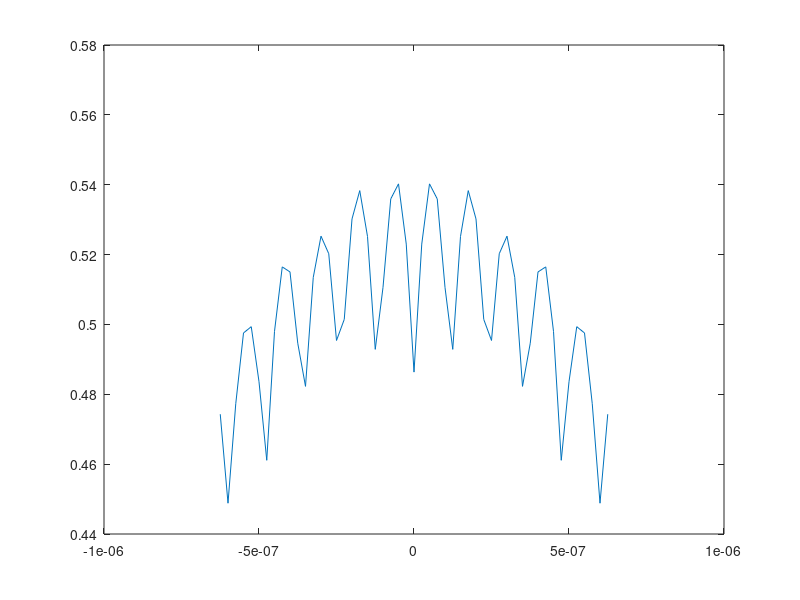

MATLAB code to generate this figure:
freq = 2e6;
omega = 2*pi * freq;
reflectiecoeff = 0.8; %percentage verlies per trip
sigma = 1.25e-6; 	%'breedte' ongeveer 4 sigma. Stel breedte  =  10 pulsen 2MHz 
		% = > ongeveer 10*0.5e-6 / 4
dsigma = 0.4e-6; %increment in sigma per trip     "dispersie"
trips = 8; %aantal trips
factor = 2e-6 / trips;


tmin = -2e-5;
tmax = 2e-5;
tnum = 300;
ts = linspace(tmin,tmax,tnum); %tijdstippen

delaymin = -sigma / 2;
delaymax = +sigma / 2;
delaynum = 51;
delays = linspace(delaymin, delaymax, delaynum); %delays van 1 trip
amps = zeros(1,delaynum); %maximale amplituden van pakket ifv delay


%clf;
%hold on;

for di=1:delaynum
	delay = delays(di);
	ys = zeros(1,tnum); %uitwijking
	for n=0:(trips-1)
		s = sigma + n * dsigma;
		mu = delay * n;
		pakket = factor * sin(omega*(ts+delay)) ...
			.* reflectiecoeff^n ...
			./ s .* exp(-(ts - mu).^2 ./ (2 * s^2));
		ys = ys + pakket;
	end

%	plot(ts,ys+di);

	amps(di) = max(abs(ys));
end

plot(delays,amps);



